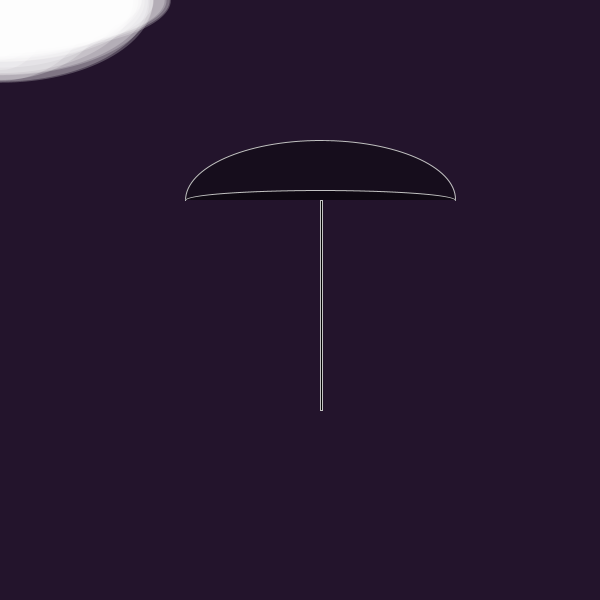
Frame 1 (no input)
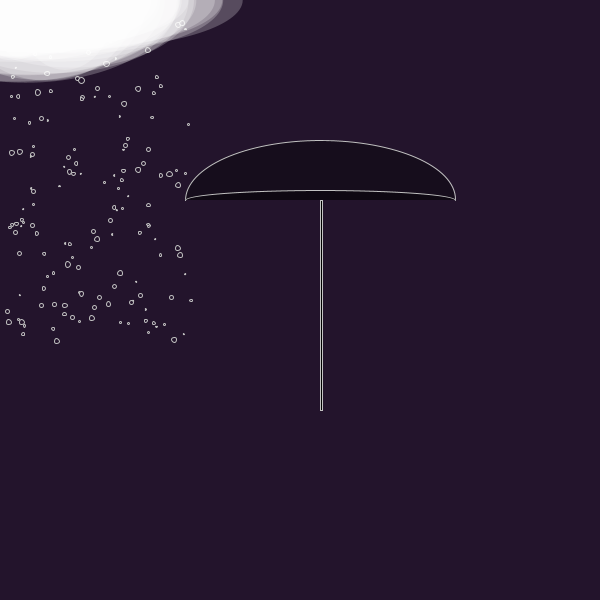
Frame 60 (the mouse pressed at the canvas centre just before this capture)
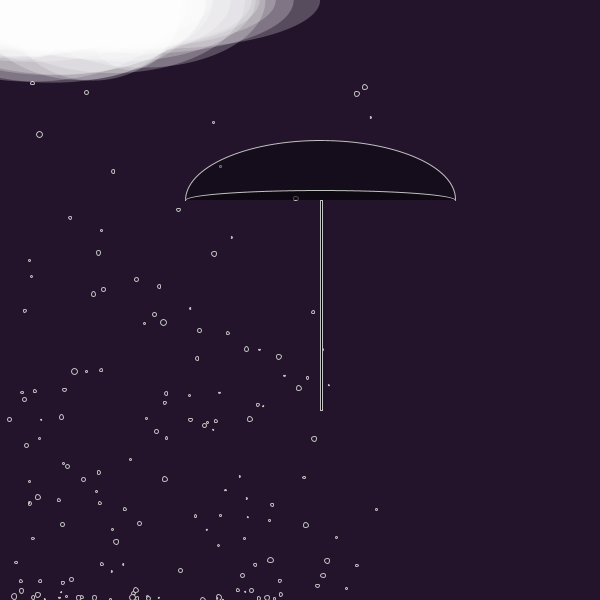
Frame 120 (the mouse held since frame 60 and released just before this capture)

The Processing sketch that drew these frames (run headless with seeded random() and noise(); from frame 60 on, the mouse is pressed at the canvas centre):

// Processing sketch: processing_12775
// ── processing_12775.pde

/*
Simple Physics Simulation
 Alexius Castilleja
 Sept. 21 2010
 */

int rainCount = 150;
float[] x = new float[rainCount];
float[] y = new float[rainCount];
float[] floX = new float[rainCount];
float[] floY = new float[rainCount];
float[] gravity = new float[rainCount];
float[] damping = new float[rainCount];
float[] slip = new float[rainCount];
float[] radius = new float[rainCount];

int cloudCount = 30;
float[] px = new float [cloudCount];
float[] py = new float [cloudCount];
float[] driftX= new float [cloudCount];
float[] driftY= new float [cloudCount];
float[] stretch = new float [cloudCount];
float[] rad = new float [cloudCount];


void setup() {
  size (600, 600);
  background( 35, 20, 45);
  
    for (int i=0; i<rainCount; i++) { 
    floX[i] = random(0.08, 3.2);
    gravity[i] = random(0.01, .2);
    damping[i] = random(.9);
    slip[i] = random(.9);
    radius[i] = random(0.5, 2.75);
    }
    for (int i=0; i<cloudCount; i++) { 
    driftX[i] = random(.07, 1.30);
    rad[i] = random(35.5, 85.5);
    stretch[i] = random ( 30.5, 170.5);
    }
    
}
void draw() {
  frameRate(15);
  fill( 35, 20, 44);
  rect(-1, -1, width+1, height+1);
  move();
  collide();
  glide();
   
}

 void move() {
  for (int i=0; i<rainCount; i++) {
    x[i] += floX[i];
    floY[i] += gravity[i];
    y[i] += floY[i];

    pushMatrix();
    translate(x[i], y[i]);
    ellipse(0, 0, radius[i]*2, radius[i]*2);
    popMatrix();
  }
}

void collide() {
  for (int i=0; i<rainCount; i++) {
    if (x[i] > width-radius[i]) {
      x[i] = width-radius[i];
      floX[i] *= -1;
    } 
    else if (x[i] < radius[i]) {
      x[i] = radius[i];
      floX[i] *= -1;
    }

    if (y[i] > height-radius[i]) {
      y[i] = height-radius[i];
      floY[i] *= -1;
      floY[i] *= damping[i];
      floX[i] *= slip[i];
    } 
    else if (y[i] < radius[i]) {
      y[i] = radius[i];
      floY[i] *= -1;
    
    }
  }
}
  
   void glide() {
  for (int i=0; i<cloudCount; i++) {
    px[i] += driftX[i];
    //driftY[i] += hover[i];
    py[i] += driftY[i];

    pushMatrix();
    translate(px[i], py[i]);
    noStroke();
    fill( 255, 60);
    ellipse(0, 0, stretch[i]*2, rad[i]*2);
    popMatrix();
  }



  smooth();
  stroke(193, 193, 193);
  fill(0); 
  rect(320, 200, 2, 210);
  translate (20, 20);
  fill(0, 95);
  arc( 300, 180, 270, 120, TWO_PI/2, TWO_PI);
  arc( 300, 180, 270, 20, TWO_PI/2, TWO_PI);
  
  
   }


    
